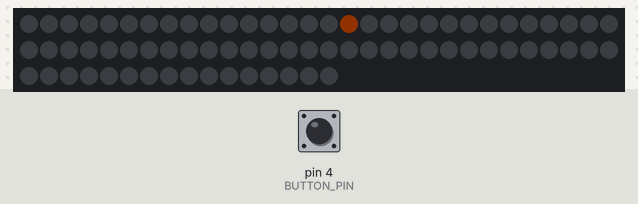
Simulated run of this sketch. Board: Arduino Uno, built for the host (arithmetic inside an expression is 32-bit, double 64-bit). Parts: 76 RGB LEDs in strip order, left to right, continuing on the next row. The test bench sets the inputs (shaded band); at power-on: pin 4 (BUTTON_PIN) LOW. Dim RGB values are drawn brighter than linear; random numbers use the default seed unless the sketch sets one.

Above: at 0.16 s.
At 1.2 s:
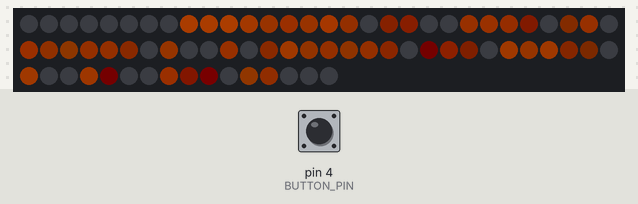
1.3 s: pin 4 (BUTTON_PIN) pulled HIGH for 1 s
At 1.78 s:
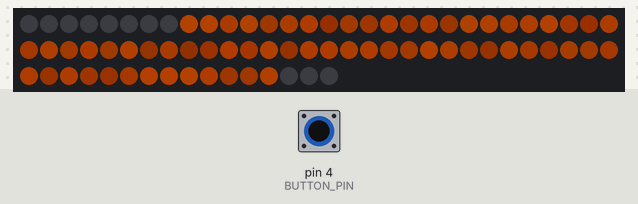
2.9 s: pin 4 (BUTTON_PIN) pulled HIGH for 1 s
4.5 s: pin 4 (BUTTON_PIN) pulled HIGH for 0.15 s
5.2 s: pin 4 (BUTTON_PIN) pulled HIGH for 3.2 s
Timing chart, 0 to 8.2 s (numbered marks = the images above; inputs shaded):
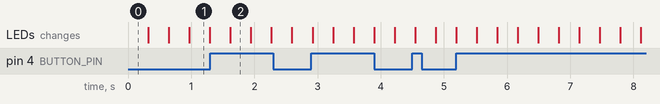

The sketch:

burnitwithfire.ino
```cpp
/*
Originally written by Gilad Dayagi for Rainbowduino and Colorduino
Link to original code:
https://github.com/giladaya/arduino-led-matrix/blob/master/fire/fire.ino
Code modified by Andy Modla to work with Adafruit.com NeoPixel NeoMatrix 8x8 - 64 RGB LED Pixel Matrix
http://www.adafruit.com/products/1487
compiled with Arduino 1.0.5 for neopixel library support
*/

#include <Adafruit_NeoPixel.h>
#define N_PIXELS  76  // Number of pixels

#define M_WIDTH 8  // matrix width
#define M_HEIGHT 9 // matrix height
#define LED_PIN 2  // NeoPixel LED strand data
#define BUTTON_PIN 4 // Our button

unsigned char reduce = 4; // used to reduce brightness
bool high_flame = false;

typedef struct
{
  unsigned char r;
  unsigned char g;
  unsigned char b;
} ColorRGB;

//a color with 3 components: h, s and v
typedef struct
{
  unsigned char h;
  unsigned char s;
  unsigned char v;
} ColorHSV;

//these values are substracetd from the generated values to give a shape to the animation
const unsigned char valueMask[M_WIDTH][M_HEIGHT]={
    {32, 64 , 64 , 32 , 32 , 64 , 64 , 32, 32},
    {32, 64 , 64 , 32 , 32 , 64 , 64 , 32, 32},
    {32, 64 , 64 , 32 , 32 , 64 , 64 , 32, 32},
    {32, 64 , 64 , 32 , 32 , 64 , 64 , 32, 32},
    {32, 64 , 64 , 32 , 32 , 64 , 64 , 32, 32},
    {32, 64 , 64 , 32 , 32 , 64 , 64 , 32, 32},
    {32, 64 , 64 , 32 , 32 , 64 , 64 , 32, 32},
    {32, 64 , 64 , 32 , 32 , 64 , 64 , 32, 32},
};

//these are the hues for the fire,
//should be between 0 (red) to about 13 (yellow)
const unsigned char hueMask[M_WIDTH][M_HEIGHT]={
    {3, 3, 3, 3, 3, 3, 3, 3, 3},
    {3, 3, 3, 3, 3, 3, 3, 3, 3},
    {3, 3, 3, 3, 3, 3, 3, 3, 3},
    {3, 3, 3, 3, 3, 3, 3, 3, 3},
    {3, 3, 3, 3, 3, 3, 3, 3, 3},
    {3, 3, 3, 3, 3, 3, 3, 3, 3},
    {3, 3, 3, 3, 3, 3, 3, 3, 3},
    {3, 3, 3, 3, 3, 3, 3, 3, 3},
};

// The origin of the screen, (0,0) is at the bottom left corner.
// Neopixel has origin at top of screen left corner
// This difference accounted for in setPixel() function below

Adafruit_NeoPixel  strip = Adafruit_NeoPixel(N_PIXELS, LED_PIN, NEO_GRB + NEO_KHZ800);
unsigned char matrix[M_WIDTH][M_HEIGHT];
unsigned char line[M_WIDTH];
int pcnt = 0;

//Converts an HSV color to RGB color
void HSVtoRGB(void *vRGB, void *vHSV)
{
  float r, g, b, h, s, v; //this function works with floats between 0 and 1
  float f, p, q, t;
  int i;
  ColorRGB *colorRGB=(ColorRGB *)vRGB;
  ColorHSV *colorHSV=(ColorHSV *)vHSV;

  h = (float)(colorHSV->h / 256.0);
  s = (float)(colorHSV->s / 256.0);
  v = (float)(colorHSV->v / 256.0);

  //if saturation is 0, the color is a shade of grey
  if(s == 0.0) {
    b = v;
    g = b;
    r = g;
  }
  //if saturation > 0, more complex calculations are needed
  else
  {
    h *= 6.0; //to bring hue to a number between 0 and 6, better for the calculations
    i = (int)(floor(h)); //e.g. 2.7 becomes 2 and 3.01 becomes 3 or 4.9999 becomes 4
    f = h - i;//the fractional part of h

    p = (float)(v * (1.0 - s));
    q = (float)(v * (1.0 - (s * f)));
    t = (float)(v * (1.0 - (s * (1.0 - f))));

    switch(i)
    {
      case 0: r=v; g=t; b=p; break;
      case 1: r=q; g=v; b=p; break;
      case 2: r=p; g=v; b=t; break;
      case 3: r=p; g=q; b=v; break;
      case 4: r=t; g=p; b=v; break;
      case 5: r=v; g=p; b=q; break;
      default: r = g = b = 0; break;
    }
  }
  colorRGB->r = (int)(r * 255.0);
  colorRGB->g = (int)(g * 255.0);
  colorRGB->b = (int)(b * 255.0);
}

// The origin of the screen, (0,0) is at the bottom left corner in colorduino.
// Neopixel has origin at top of screen left corner
void setPixel(unsigned char x, unsigned char y, unsigned char colorR, unsigned char colorG, unsigned char colorB){
//#if BOARD == 'c'
//    Colorduino.SetPixel(x, y, colorR, colorG, colorB);
//#else
//    Rb.setPixelXY(M_HEIGHT-y-1, x, colorR, colorG, colorB);
//#endif

// shift origin and adjust white balance (by adding more green to show yellow)
 // original: strip.setPixelColor(M_WIDTH*(M_HEIGHT-y-1) + x, colorR/reduce, 5*colorG/reduce, colorB/reduce);
    strip.setPixelColor(M_WIDTH*(y+1) + x, colorR/reduce, 5*colorG/reduce, colorB/reduce);
}

/**
 * Randomly generate the next line (matrix row)
 */
void generateLine(){
  for(unsigned char x=0;x<M_HEIGHT;x++) {
      line[x] = random(64, 255);
  }
}

/**
 * shift all values in the matrix up one row
 */
void shiftUp(){
  ColorRGB colorRGB;

  for (unsigned char y=M_WIDTH-1;y>0;y--) {
    for(unsigned char x=0;x<M_HEIGHT;x++) {
        matrix[x][y] = matrix[x][y-1];
    }
  }

  for(unsigned char x=0;x<M_HEIGHT;x++) {
      matrix[x][0] = line[x];
  }
}

/**
 * draw a frame, interpolating between 2 "key frames"
 * @param pcnt percentage of interpolation
 */
void drawFrame(int pcnt){
  ColorRGB colorRGB;
  ColorHSV colorHSV;
  int nextv;

  //each row interpolates with the one before it
  for (unsigned char y=M_WIDTH-1;y>0;y--) {
    for (unsigned char x=0;x<M_HEIGHT;x++) {
        colorHSV.h = hueMask[y][x];
        colorHSV.s = 255;
        unsigned char mask = valueMask[y][x];
        if (high_flame) {
            mask = 0;
            }
             else { mask += 64; }
        nextv =
            (((100.0-pcnt)*matrix[x][y]
          + pcnt*matrix[x][y-1])/100.0)
          - mask;
        colorHSV.v = (unsigned char)max(0, nextv);

        HSVtoRGB(&colorRGB, &colorHSV);
        setPixel(x, y, colorRGB.r, colorRGB.g, colorRGB.b);
    }
  }

  //first row interpolates with the "next" line
  for(unsigned char x=0;x<M_HEIGHT;x++) {
      colorHSV.h = hueMask[0][x];
      colorHSV.s = 255;
      colorHSV.v = (unsigned char)(((100.0-pcnt)*matrix[x][0] + pcnt*line[x])/100.0);

      HSVtoRGB(&colorRGB, &colorHSV);
      setPixel(x, 0, colorRGB.r, colorRGB.g, colorRGB.b);
  }
  strip.show();
}

void setup()
{
  pinMode(BUTTON_PIN, INPUT);
//#if BOARD == 'c'
//  Colorduino.Init(); // initialize the board
//
//  // compensate for relative intensity differences in R/G/B brightness
//  // array of 6-bit base values for RGB (0~63)
//  // whiteBalVal[0]=red
//  // whiteBalVal[1]=green
//  // whiteBalVal[2]=blue
//  unsigned char whiteBalVal[3] = {36,63,7}; // for LEDSEE 6x6cm round matrix
//  Colorduino.SetWhiteBal(whiteBalVal);
//#else
//    Rb.init();
//#endif
  strip.begin();
  strip.show();

  randomSeed(analogRead(0));
  generateLine();

  //init all pixels to zero
  for (unsigned char y=0;y<M_WIDTH;y++) {
    for(unsigned char x=0;x<M_HEIGHT;x++) {
        matrix[x][y] = 0;
    }
  }
}

void loop()
{
    const int BUTTON_STATE = digitalRead(BUTTON_PIN);
    if (BUTTON_STATE == HIGH)
        high_flame = true;
    else
        high_flame = false;

    if (pcnt >= 100){
        delay(30);
        shiftUp();
        generateLine();
        pcnt = 0;
    }
    drawFrame(pcnt);
//#if BOARD == 'c'
//    Colorduino.FlipPage(); // swap screen buffers to show it
//#endif
    pcnt+=30;
}
```
